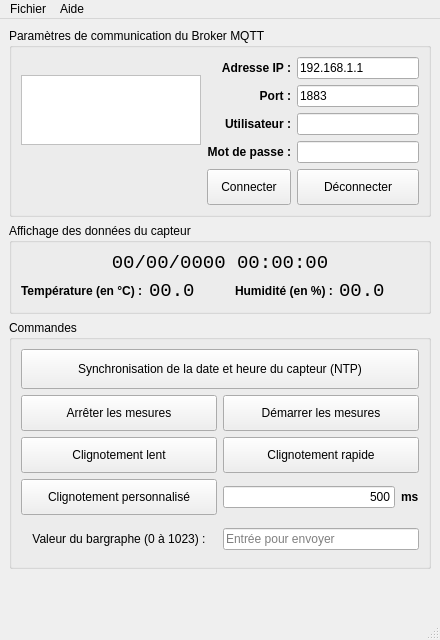
<?xml version="1.0" encoding="UTF-8"?>
<ui version="4.0">
 <class>MainWindow</class>
 <widget class="QMainWindow" name="MainWindow">
  <property name="geometry">
   <rect>
    <x>0</x>
    <y>0</y>
    <width>440</width>
    <height>640</height>
   </rect>
  </property>
  <property name="windowTitle">
   <string>Mon capteur IDO via MQTT (c)2026 CERI SN - PPI</string>
  </property>
  <widget class="QWidget" name="centralwidget">
   <layout class="QVBoxLayout" name="verticalLayout">
    <item>
     <widget class="QGroupBox" name="grpBroker">
      <property name="styleSheet">
       <string notr="true"/>
      </property>
      <property name="title">
       <string>Paramètres de communication du Broker MQTT</string>
      </property>
      <layout class="QGridLayout" name="gridBroker">
       <item row="1" column="1">
        <widget class="QLabel" name="lblPort">
         <property name="font">
          <font>
           <bold>true</bold>
          </font>
         </property>
         <property name="text">
          <string>Port :</string>
         </property>
         <property name="alignment">
          <set>Qt::AlignmentFlag::AlignRight|Qt::AlignmentFlag::AlignTrailing|Qt::AlignmentFlag::AlignVCenter</set>
         </property>
        </widget>
       </item>
       <item row="4" column="2">
        <widget class="QPushButton" name="btnDisconnect">
         <property name="minimumSize">
          <size>
           <width>0</width>
           <height>36</height>
          </size>
         </property>
         <property name="text">
          <string>Déconnecter</string>
         </property>
        </widget>
       </item>
       <item row="1" column="2">
        <widget class="QLineEdit" name="lnePort">
         <property name="text">
          <string>1883</string>
         </property>
        </widget>
       </item>
       <item row="4" column="1">
        <widget class="QPushButton" name="btnConnect">
         <property name="minimumSize">
          <size>
           <width>0</width>
           <height>36</height>
          </size>
         </property>
         <property name="text">
          <string>Connecter</string>
         </property>
        </widget>
       </item>
       <item row="2" column="2">
        <widget class="QLineEdit" name="lneUser"/>
       </item>
       <item row="2" column="1">
        <widget class="QLabel" name="lblUser">
         <property name="font">
          <font>
           <bold>true</bold>
          </font>
         </property>
         <property name="text">
          <string>Utilisateur :</string>
         </property>
         <property name="alignment">
          <set>Qt::AlignmentFlag::AlignRight|Qt::AlignmentFlag::AlignTrailing|Qt::AlignmentFlag::AlignVCenter</set>
         </property>
        </widget>
       </item>
       <item row="0" column="1">
        <widget class="QLabel" name="lblIPAddress">
         <property name="font">
          <font>
           <bold>true</bold>
          </font>
         </property>
         <property name="text">
          <string>Adresse IP :</string>
         </property>
         <property name="alignment">
          <set>Qt::AlignmentFlag::AlignRight|Qt::AlignmentFlag::AlignTrailing|Qt::AlignmentFlag::AlignVCenter</set>
         </property>
        </widget>
       </item>
       <item row="3" column="1">
        <widget class="QLabel" name="lblPassword">
         <property name="font">
          <font>
           <bold>true</bold>
          </font>
         </property>
         <property name="text">
          <string>Mot de passe :</string>
         </property>
         <property name="alignment">
          <set>Qt::AlignmentFlag::AlignRight|Qt::AlignmentFlag::AlignTrailing|Qt::AlignmentFlag::AlignVCenter</set>
         </property>
        </widget>
       </item>
       <item row="0" column="2">
        <widget class="QLineEdit" name="lneIPAddress">
         <property name="text">
          <string>192.168.1.1</string>
         </property>
        </widget>
       </item>
       <item row="3" column="2">
        <widget class="QLineEdit" name="lnePassword">
         <property name="echoMode">
          <enum>QLineEdit::EchoMode::Password</enum>
         </property>
        </widget>
       </item>
       <item row="0" column="0" rowspan="4">
        <widget class="QLabel" name="lblLogo">
         <property name="minimumSize">
          <size>
           <width>180</width>
           <height>70</height>
          </size>
         </property>
         <property name="maximumSize">
          <size>
           <width>180</width>
           <height>70</height>
          </size>
         </property>
         <property name="styleSheet">
          <string notr="true">background-color: white; color: #00a3c4; font-weight: bold; border: 1px solid #c0c0c0;</string>
         </property>
         <property name="text">
          <string/>
         </property>
         <property name="pixmap">
          <pixmap>img/logo-noir.png</pixmap>
         </property>
         <property name="scaledContents">
          <bool>true</bool>
         </property>
         <property name="alignment">
          <set>Qt::AlignmentFlag::AlignCenter</set>
         </property>
         <property name="wordWrap">
          <bool>true</bool>
         </property>
        </widget>
       </item>
      </layout>
     </widget>
    </item>
    <item>
     <widget class="QGroupBox" name="grpData">
      <property name="title">
       <string>Affichage des données du capteur</string>
      </property>
      <layout class="QGridLayout" name="gridData">
       <item row="0" column="0" colspan="4">
        <widget class="QLabel" name="lblDateTime">
         <property name="font">
          <font>
           <family>Consolas</family>
           <pointsize>14</pointsize>
          </font>
         </property>
         <property name="text">
          <string>00/00/0000 00:00:00</string>
         </property>
         <property name="alignment">
          <set>Qt::AlignmentFlag::AlignCenter</set>
         </property>
        </widget>
       </item>
       <item row="1" column="0">
        <widget class="QLabel" name="lblTemperatureTitle">
         <property name="font">
          <font>
           <bold>true</bold>
          </font>
         </property>
         <property name="text">
          <string>Température (en °C) :</string>
         </property>
        </widget>
       </item>
       <item row="1" column="1">
        <widget class="QLabel" name="lblTemperature">
         <property name="font">
          <font>
           <family>Consolas</family>
           <pointsize>14</pointsize>
          </font>
         </property>
         <property name="text">
          <string>00.0</string>
         </property>
        </widget>
       </item>
       <item row="1" column="2">
        <widget class="QLabel" name="lblHumidityTitle">
         <property name="font">
          <font>
           <bold>true</bold>
          </font>
         </property>
         <property name="text">
          <string>Humidité (en %) :</string>
         </property>
        </widget>
       </item>
       <item row="1" column="3">
        <widget class="QLabel" name="lblHumidity">
         <property name="font">
          <font>
           <family>Consolas</family>
           <pointsize>14</pointsize>
          </font>
         </property>
         <property name="text">
          <string>00.0</string>
         </property>
        </widget>
       </item>
      </layout>
     </widget>
    </item>
    <item>
     <widget class="QGroupBox" name="grpCommands">
      <property name="title">
       <string>Commandes</string>
      </property>
      <layout class="QGridLayout" name="gridCommands" columnstretch="1,1">
       <item row="0" column="0" colspan="2">
        <widget class="QPushButton" name="btnSynchroDateTime">
         <property name="minimumSize">
          <size>
           <width>0</width>
           <height>40</height>
          </size>
         </property>
         <property name="text">
          <string>Synchronisation de la date et heure du capteur (NTP)</string>
         </property>
        </widget>
       </item>
       <item row="1" column="0">
        <widget class="QPushButton" name="btnStopMeasure">
         <property name="minimumSize">
          <size>
           <width>0</width>
           <height>36</height>
          </size>
         </property>
         <property name="text">
          <string>Arrêter les mesures</string>
         </property>
        </widget>
       </item>
       <item row="1" column="1">
        <widget class="QPushButton" name="btnStartMeasure">
         <property name="minimumSize">
          <size>
           <width>0</width>
           <height>36</height>
          </size>
         </property>
         <property name="text">
          <string>Démarrer les mesures</string>
         </property>
        </widget>
       </item>
       <item row="2" column="0">
        <widget class="QPushButton" name="btnSlowBlink">
         <property name="minimumSize">
          <size>
           <width>0</width>
           <height>36</height>
          </size>
         </property>
         <property name="text">
          <string>Clignotement lent</string>
         </property>
        </widget>
       </item>
       <item row="2" column="1">
        <widget class="QPushButton" name="btnFastBlink">
         <property name="minimumSize">
          <size>
           <width>0</width>
           <height>36</height>
          </size>
         </property>
         <property name="text">
          <string>Clignotement rapide</string>
         </property>
        </widget>
       </item>
       <item row="3" column="0">
        <widget class="QPushButton" name="btnBlink">
         <property name="minimumSize">
          <size>
           <width>0</width>
           <height>36</height>
          </size>
         </property>
         <property name="text">
          <string>Clignotement personnalisé</string>
         </property>
        </widget>
       </item>
       <item row="3" column="1">
        <layout class="QHBoxLayout" name="layoutBlinkPeriod">
         <item>
          <widget class="QLineEdit" name="lneBlinkPeriod">
           <property name="text">
            <string>500</string>
           </property>
           <property name="alignment">
            <set>Qt::AlignmentFlag::AlignRight|Qt::AlignmentFlag::AlignTrailing|Qt::AlignmentFlag::AlignVCenter</set>
           </property>
          </widget>
         </item>
         <item>
          <widget class="QLabel" name="lblMs">
           <property name="font">
            <font>
             <bold>true</bold>
            </font>
           </property>
           <property name="text">
            <string>ms</string>
           </property>
          </widget>
         </item>
        </layout>
       </item>
       <item row="4" column="0">
        <widget class="QLabel" name="lblBargraph">
         <property name="minimumSize">
          <size>
           <width>0</width>
           <height>36</height>
          </size>
         </property>
         <property name="text">
          <string>Valeur du bargraphe (0 à 1023) :</string>
         </property>
         <property name="alignment">
          <set>Qt::AlignmentFlag::AlignCenter</set>
         </property>
        </widget>
       </item>
       <item row="4" column="1">
        <widget class="QLineEdit" name="lneBargraph">
         <property name="placeholderText">
          <string>Entrée pour envoyer</string>
         </property>
        </widget>
       </item>
      </layout>
     </widget>
    </item>
    <item>
     <spacer name="verticalSpacer">
      <property name="orientation">
       <enum>Qt::Orientation::Vertical</enum>
      </property>
      <property name="sizeHint" stdset="0">
       <size>
        <width>20</width>
        <height>0</height>
       </size>
      </property>
     </spacer>
    </item>
   </layout>
  </widget>
  <widget class="QMenuBar" name="menubar">
   <property name="geometry">
    <rect>
     <x>0</x>
     <y>0</y>
     <width>440</width>
     <height>33</height>
    </rect>
   </property>
   <widget class="QMenu" name="menuFichier">
    <property name="title">
     <string>Fichier</string>
    </property>
    <addaction name="actionQuit"/>
   </widget>
   <widget class="QMenu" name="menuAide">
    <property name="title">
     <string>Aide</string>
    </property>
    <addaction name="actionAbout"/>
   </widget>
   <addaction name="menuFichier"/>
   <addaction name="menuAide"/>
  </widget>
  <widget class="QStatusBar" name="statusbar"/>
  <action name="actionQuit">
   <property name="text">
    <string>Quitter</string>
   </property>
   <property name="shortcut">
    <string>Ctrl+Q</string>
   </property>
  </action>
  <action name="actionAbout">
   <property name="text">
    <string>À propos</string>
   </property>
  </action>
 </widget>
 <tabstops>
  <tabstop>lneIPAddress</tabstop>
  <tabstop>lnePort</tabstop>
  <tabstop>lneUser</tabstop>
  <tabstop>lnePassword</tabstop>
  <tabstop>btnConnect</tabstop>
  <tabstop>btnDisconnect</tabstop>
  <tabstop>btnSynchroDateTime</tabstop>
  <tabstop>btnStopMeasure</tabstop>
  <tabstop>btnStartMeasure</tabstop>
  <tabstop>btnSlowBlink</tabstop>
  <tabstop>btnFastBlink</tabstop>
  <tabstop>btnBlink</tabstop>
  <tabstop>lneBlinkPeriod</tabstop>
  <tabstop>lneBargraph</tabstop>
 </tabstops>
 <resources/>
 <connections/>
</ui>
